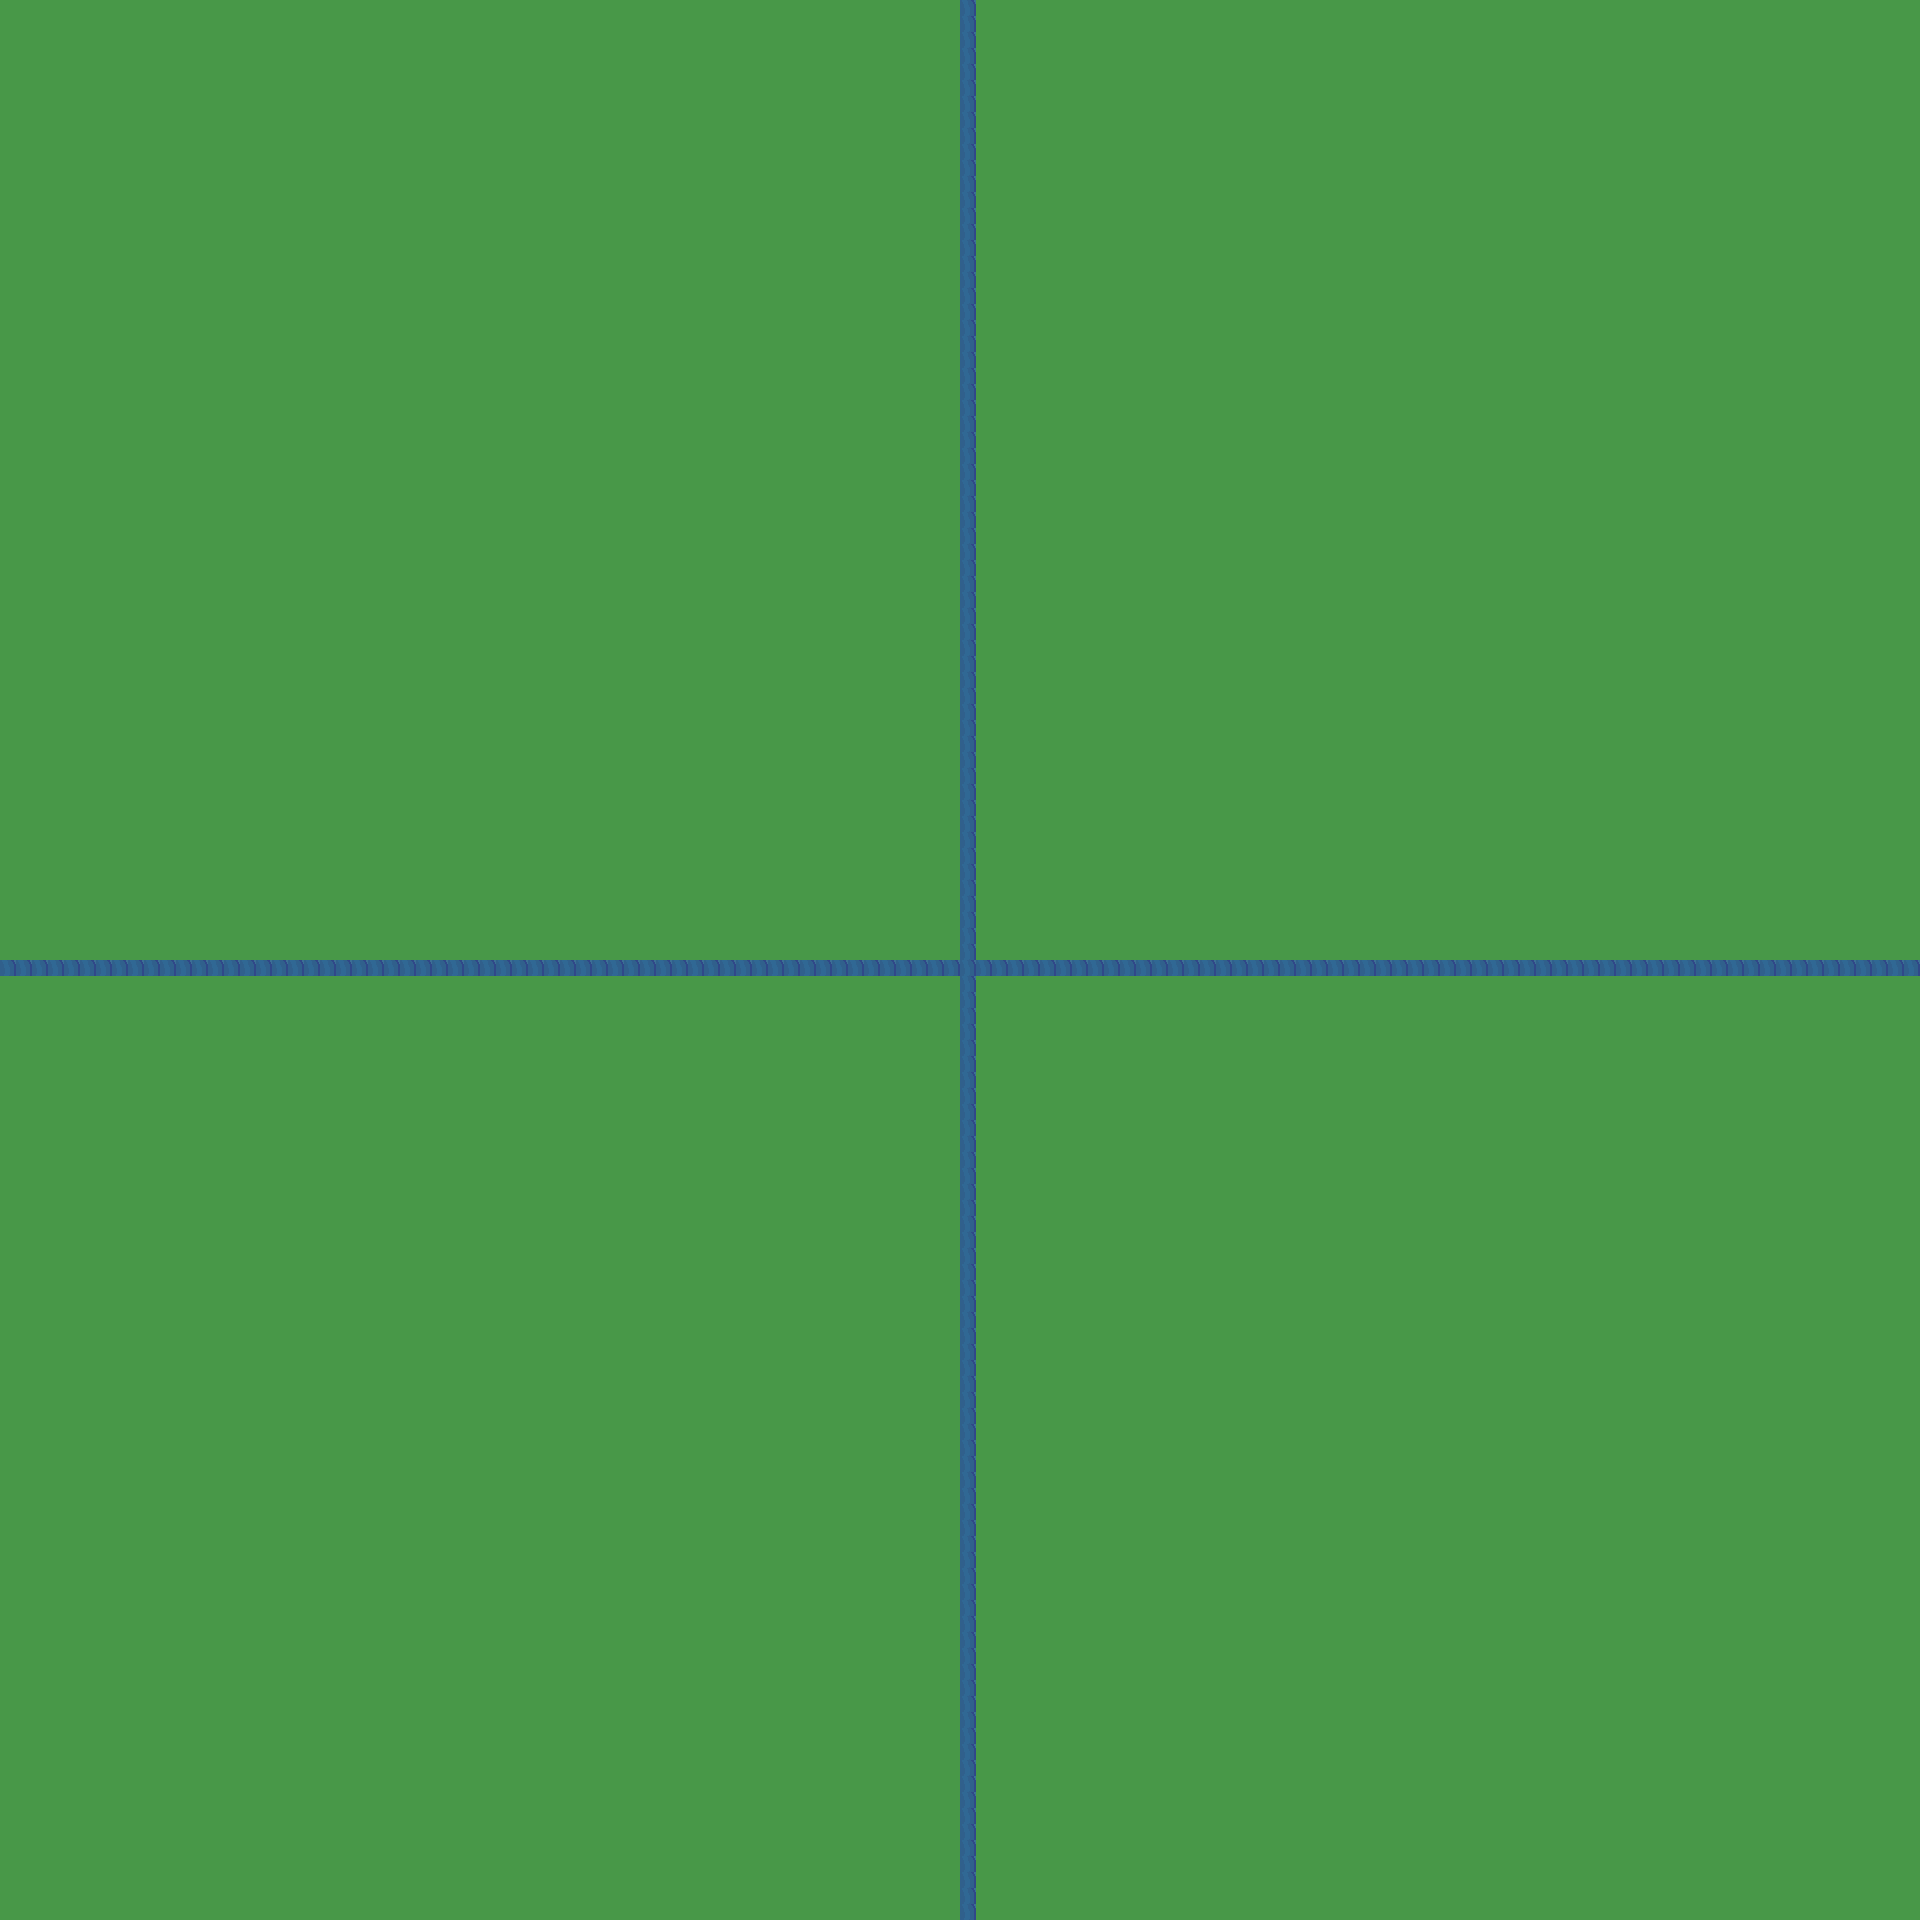

This game map was drawn from its Tiled (.tmx) file and the tilesets committed beside it. A one-line description and the trimmed map source follow:
An orthogonal 120x120 tile map with 16x16 px tiles, 3 tile layers (fundo, mundo, meio), 2 tilesets.

<map version="1.0" orientation="orthogonal" renderorder="right-down" width="120" height="120" tilewidth="16" tileheight="16" nextobjectid="1">
 <tileset firstgid="1" name="light_world-1" tilewidth="16" tileheight="16" tilecount="65536" columns="256">
  <image source="light_world-1.png" width="4096" height="4096" />
 </tileset>
 <tileset firstgid="65537" name="light_world-1" tilewidth="8" tileheight="8" tilecount="262144" columns="512">
  <image source="light_world-1.png" width="4096" height="4096" />
 </tileset>
 <layer name="fundo" width="120" height="120">
  <data>[14400 cells, 14400 non-empty, 1 distinct tile ids]</data>
 </layer>
 <layer name="mundo" width="120" height="120">
  <data>[14400 cells, 0 non-empty, 0 distinct tile ids]</data>
 </layer>
 <layer name="meio" width="120" height="120">
  <data>[14400 cells, 239 non-empty, 1 distinct tile ids]</data>
 </layer>
</map>
